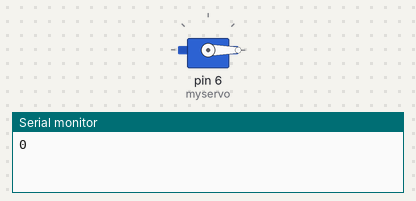
The sketch below on a simulated Arduino Uno, built with avr-gcc and run on an emulated ATmega328P. Parts: servo, the last lines printed to the serial monitor.

Above: at 0.05 s.
At 2.25 s:
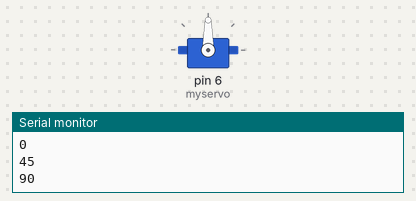
At 4.5 s:
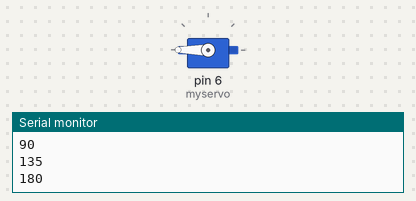
At 9.0 s:
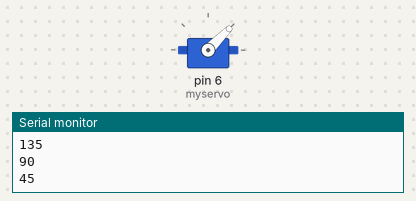
Timing chart, 0 to 13.0 s (numbered marks = the images above):
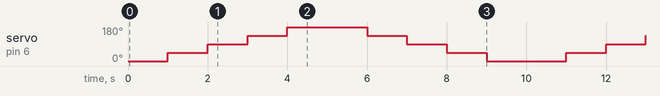

Measured:
- by itself, servo on pin 6 (myservo): repeats every 10.0 s: 90° 1.0 s, 135° 1.0 s, 180° 2.0 s, 135° 1.0 s, 90° 1.0 s, 45° 1.0 s, 0° 2.0 s, 45° 1.0 s

The sketch:

2022.1.8-2.ino.ino
```cpp
#include <Servo.h>

Servo myservo;  // 创建Servo对象用以控制伺服电机
                 // 很多开发板允许同时创建12个Servo对象

int pos = 0;    // 存储伺服电机角度信息的变量

void setup() {
  myservo.attach(6);  // Servo对象连接在9号引脚
  Serial.begin(9600);
}

void loop() {
  for (pos = 0; pos <= 180; pos += 45) { // 0度转到180度
    // 每一步增加1度
    myservo.write(pos);              // 告诉伺服电机达到'pos'变量的角度
    Serial.println(pos);
    delay(1000);                       // 等待15毫秒以确保伺服电机可以达到目标角度
  }
  for (pos = 180; pos >= 0; pos -= 45) { // 180度转到0度
    myservo.write(pos);              // 告诉伺服电机达到'pos'变量的角度
    Serial.println(pos);
    delay(1000);                       // 等待15毫秒以确保伺服电机可以达到目标角度
  }
}
```
